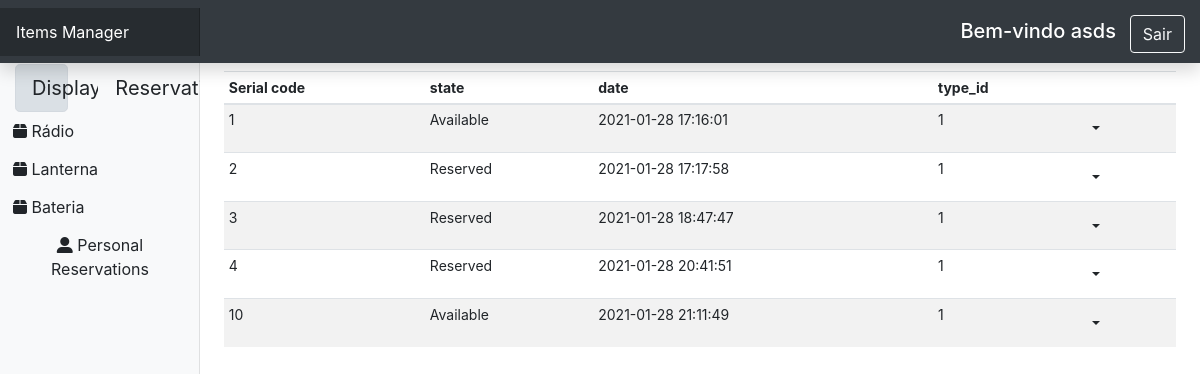
The page /display/1 (signed in) on the database its author committed.
### models.py (models this page shows, shortened)
class User(UserMixin, db.Model):
    id = db.Column(db.Integer, primary_key=True)
    username = db.Column(db.String(20), nullable=False)
    phone_nr = db.Column(db.String(20), nullable=False)
    email = db.Column(db.String(50), nullable=False)
    password = db.Column(db.String(50), nullable=False)
    perms = db.Column(db.String(50), nullable=False)

class ItemType(db.Model):
    id = db.Column(db.Integer, primary_key=True)
    item_name = db.Column(db.String(100), nullable=False)
    item_description = db.Column(db.Text)
    items = db.relationship('Item', backref='item_type', lazy=True)

class Item(db.Model):
    id = db.Column(db.Integer, primary_key=True)
    serial_nr = db.Column(db.Integer, unique=True, nullable=False)
    state = db.Column(db.String(50), nullable=False)
    date_inserted = db.Column(db.DateTime, nullable=False, default=datetime.utcnow)
    date_updated = db.Column(db.DateTime, onupdate=datetime.utcnow, default=datetime.utcnow)
    item_type_id = db.Column(db.Integer, db.ForeignKey('item_type.id'), nullable=False)
    reservations = db.relationship('Reservation', backref='item', lazy=True)

### views.py (the view)
@app.route("/display/<item_type>")
def display(item_type):
    loginForm = LoginForm()
    all_item_type = ItemType.query.all()
    item_type_selected = ItemType.query.filter_by(item_name=item_type).all()
    if len(item_type_selected) > 0:
        item_type_selected = item_type_selected[0]
    else:
        item_type_selected = ItemType.query.all()[0]
    item_list = Item.query.filter_by(item_type_id=item_type_selected.id).all()
    return render_template(
        'dashindex.html',
        item_type_list=all_item_type,
        item_type_selected=item_type_selected,
        item_display_list=item_list,
        disp=display,
        form=loginForm,
    )

### views.py (called while the page is built)
@login_manager.user_loader
def load_user(user_id):
    return User.query.get(user_id)

@app.before_request
def before_request():
    username = session.get('username')
    password = session.get('password')
    if password:
        if users.get(username) and users.get(username).get('password') == password:
            g.user = users.get(username)
        else:
            g.user = {}
    else:
        g.user = {}

### templates/dashindex.html (shortened to what this page needs)
<!DOCTYPE html>
<html lang="en">
<head>
    <link
            rel="stylesheet"
            href="https://cdn.jsdelivr.net/npm/bootstrap@4.5.3/dist/css/bootstrap.min.css"
    />
    <link href="{{ url_for('static', filename='dashboard.css') }}" rel="stylesheet"/>
</head>
<body>
<nav
        class="navbar navbar-dark sticky-top bg-dark flex-md-nowrap p-0 shadow"
>
    <a class="navbar-brand col-md-3 col-lg-2 mr-0 px-3" href="#"
    >Items Manager</a
    >
    <div style="padding: 15px 15px 10px">
        {% if current_user.is_authenticated %}
            <h2 id="user-greeting">Bem-vindo {{ current_user.username }}</h2>
            <a id="logoutBtn" class="btn btn-outline-light" role="button" href="{{ url_for('logout') }}">Sair</a>
        {% endif %}
    </div>
</nav>
<div class="container-fluid">
    <div class="row">
        <nav
                id="sidebarMenu"
                class="col-md-3 col-lg-2 d-md-block bg-light sidebar collapse"
        >
            <div class="sidebar-sticky pt-3">
                <ul class="nav flex-column">
                    <div
                            class="dispres container btn-group bt-group-lg"
                            role="group"
                            aria-label="Button group"
                    >
                        <div class="row">
                            {% if item_display_list %}
                            <li class="display col-md-5">
                                <a
                                        class="btn btn-light btn-block btn-lg active"
                                        href="{{ url_for('display', item_type=item_type_list.item_name)}}"
                                        role="button"
                                >
                                    Display
                                </a>
                            </li>
                            {% endif %} {% if reservation_list %}
                            <li class="resevation col-md-5">
                                <a
                                        class="btn btn-light btn-lg btn-block active"
                                        href="{{ url_for('reservation', item_type=item_type_list.item_name)}}"
                                        role="button"
                                >
                                    Reservation
                                </a>
                            </li>
                            {% else %}
                            <li class="resevation col-md-5">
                                <a
                                        class="btn btn-light btn-lg btn-block"
                                        href="{{ url_for('reservation', item_type=item_type_list.item_name)}}    "
                                        role="button"
                                >
                                    Reservation
                                </a>
                            </li>
                            {% endif %}
                        </div>
                    </div>
                    {% for item_type in item_type_list -%}
                    <li class="nav-item">
                        <a
                                class="btn"
                                href="{% if item_display_list -%}
                        {{ url_for('display', item_type=item_type.item_name)}}
                        {% endif %}"
                                role="button"
                        >
                            <i class='fas fa-box'></i>
                            {{ item_type.item_name }}
                        </a>
                    </li>
                    {%- endfor %}
                    <div>
                        <li>
                            <a class="btn" href="/reservation/personal" role="button" style="float: bottom">
                                <i class='fas fa-user-alt'></i>
                                Personal Reservations
                            </a>
                        </li>
                    </div>
                </ul>
            </div>
        </nav>
        <main role="main" class="col-md-9 ml-sm-auto col-lg-10 px-md-4">
            <div class="table-responsive">
                <table class="table table-striped table-sm">
                    <thead>
                    <tr>
                        {% if item_display_list %}
                        <th>Serial code</th>
                        <th>state</th>
                        <th>date</th>
                        <th>type_id</th>
                        <th> </th>
                        {% endif %}
                    </tr>
                    </thead>
                    <tbody>
                    {% if item_display_list %} {% for item in item_display_list %}
                    <tr>
                        <td>{{item.serial_nr}}</td>
                        <td>{{item.state}}</td>
                        <td>{{item.date_inserted}}</td>
                        <td>{{item.item_type_id}}</td>
                        <td>
                            <div class="dropdown">
                                <button type="button" class="btn dropdown-toggle" data-toggle="dropdown"></button>
                            </div>
                        </td>
                    </tr>
                    {% endfor %} {% endif %}
                    </tbody>
                </table>
            </div>
        </main>
    </div>
</div>
</body>
</html>

### static/dashboard.css (style rules this page uses)
body { font-size: .875rem; }
.sidebar { position: fixed; top: 0; bottom: 0; left: 0; z-index: 100; padding: 48px 0 0; box-shadow: inset -1px 0 0 rgba(0, 0, 0, .1); }
.sidebar-sticky { position: relative; top: 0; height: calc(100vh - 48px); padding-top: .5rem; overflow-x: hidden; overflow-y: auto; }
.sidebar-sticky { position: -webkit-sticky; position: sticky; }
.navbar-brand { padding-top: .75rem; padding-bottom: .75rem; font-size: 1rem; background-color: rgba(0, 0, 0, .25); box-shadow: inset -1px 0 0 rgba(0, 0, 0, .25); }
#user-greeting { color: #fff; display: inline-block; margin: auto 0; padding-right: 10px; font-size: 20px; }

### rows shown on the page
User: username "asds"
ItemType: item_name "Rádio"
ItemType: item_name "Lanterna"
ItemType: item_name "Bateria"
Item: serial_nr "1", state "Available", date_inserted "2021-01-28 17:16:01", item_type_id "1"
Item: serial_nr "2", state "Reserved", date_inserted "2021-01-28 17:17:58", item_type_id "1"
Item: serial_nr "3", state "Reserved", date_inserted "2021-01-28 18:47:47", item_type_id "1"
Item: serial_nr "4", state "Reserved", date_inserted "2021-01-28 20:41:51", item_type_id "1"
Item: serial_nr "10", state "Available", date_inserted "2021-01-28 21:11:49", item_type_id "1"
